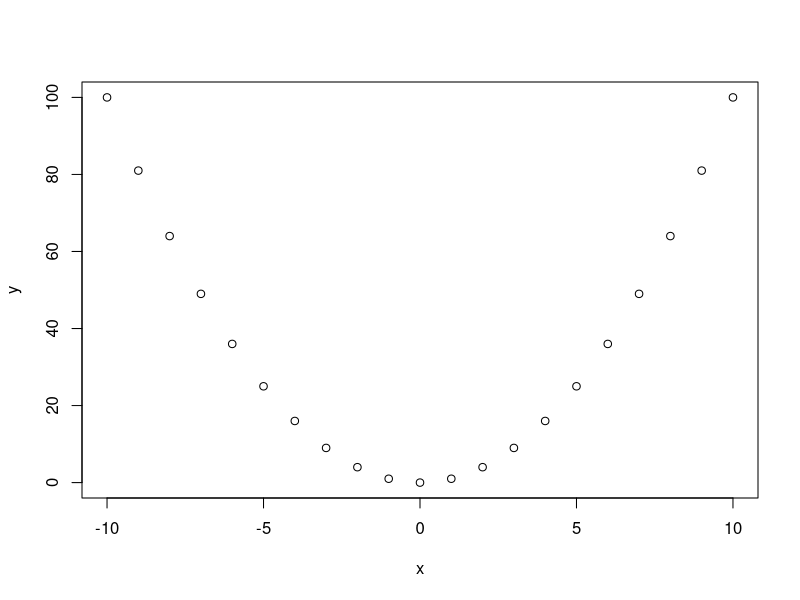

The R script that drew this image:
## ---- chunk 1
knitr::opts_chunk$set(echo = TRUE)
## ---- chunk 2
print("Output of new code chunk")
## ---- chunk 3
x = 10
print(x)
## ---- chunk 4
n = 2
d = 0
if (d == 0){
  warning("Division by zero warning message")
} else {
  print(n/d)
}
## ---- chunk 5
x <- -10:10
y <- x^2
plot(x, y)
